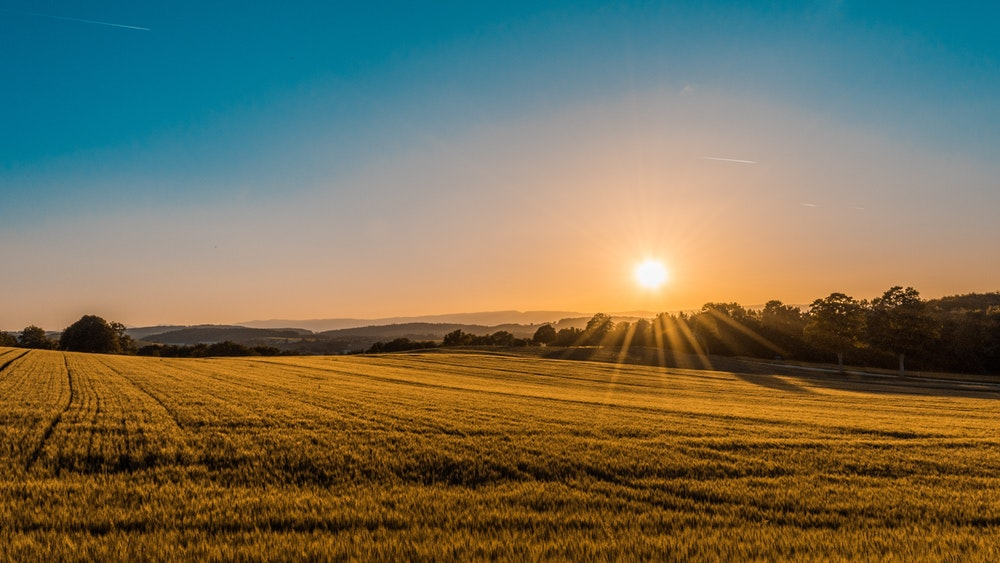
#> input picture exemplosCV/sunfield.jpg, 1000 x 563 px
$ python openCVExamples.py
#> lines starting #> are read from the running program, lines starting #| are printed output that depends on the picture
#> in main, img is the input picture: shape (563, 1000, 3); mean B, G, R 88.7, 112, 117
import cv2
import numpy as np
import sys

def crop(image):
	r = cv2.selectROI(image)
    # Crop image
	imCrop = image[int(r[1]):int(r[1]+r[3]), int(r[0]):int(r[0]+r[2])]
	return imCrop


def rotation(image, graus):
#> called with graus = 180
	(h, w) = image.shape[:2]
#> h = 563; w = 1000
	center = (w / 2, h / 2)
#> center = (500, 281.5)
	# rotate the image by 180 degrees
	if isinstance(graus, str):
		try:
			graus = int(graus)
		except ValueError:
			print("graus is not a number")
	M = cv2.getRotationMatrix2D(center, graus, 1.0)
	rotated = cv2.warpAffine(image, M, (w, h))
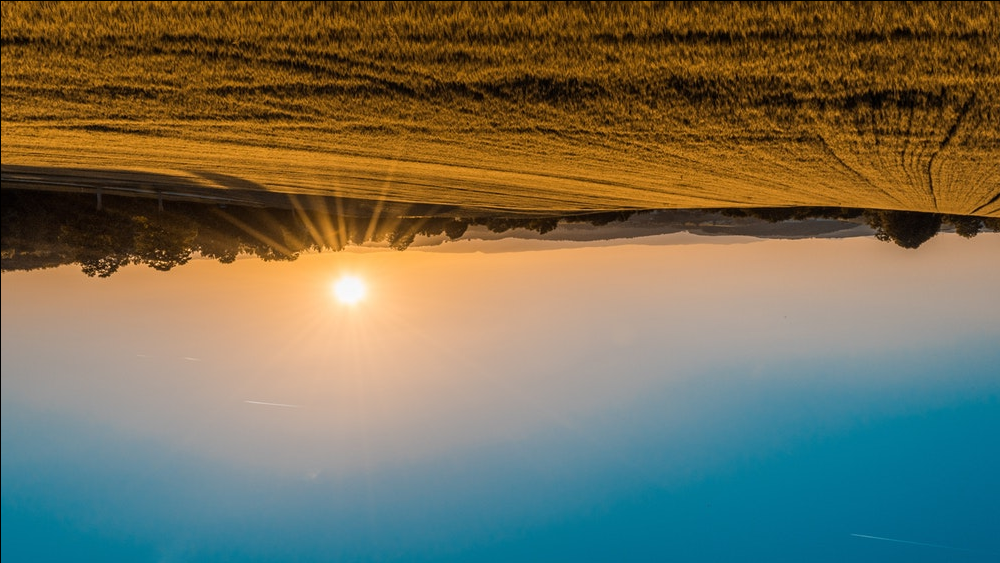
#> rotated: shape (563, 1000, 3); mean B, G, R 88.4, 111.7, 116.9
	return rotated

def save(filename, image):
	cv2.imshow("Crop result", image)
	k = cv2.waitKey(0)
	while True:
		if k == ord("y"):
			cv2.imwrite("cropped" + filename, image)
			break
		elif k == ord("n"):
			break
	cv2.destroyAllWindows()

def main():
	filename = "sunfield.jpg"
	img = cv2.imread(filename)
	img = rotation(img, 180)
	img = crop(img)
	save(filename, img)
	cv2


#> (the run stopped early here; a loop or call above may not have finished)
